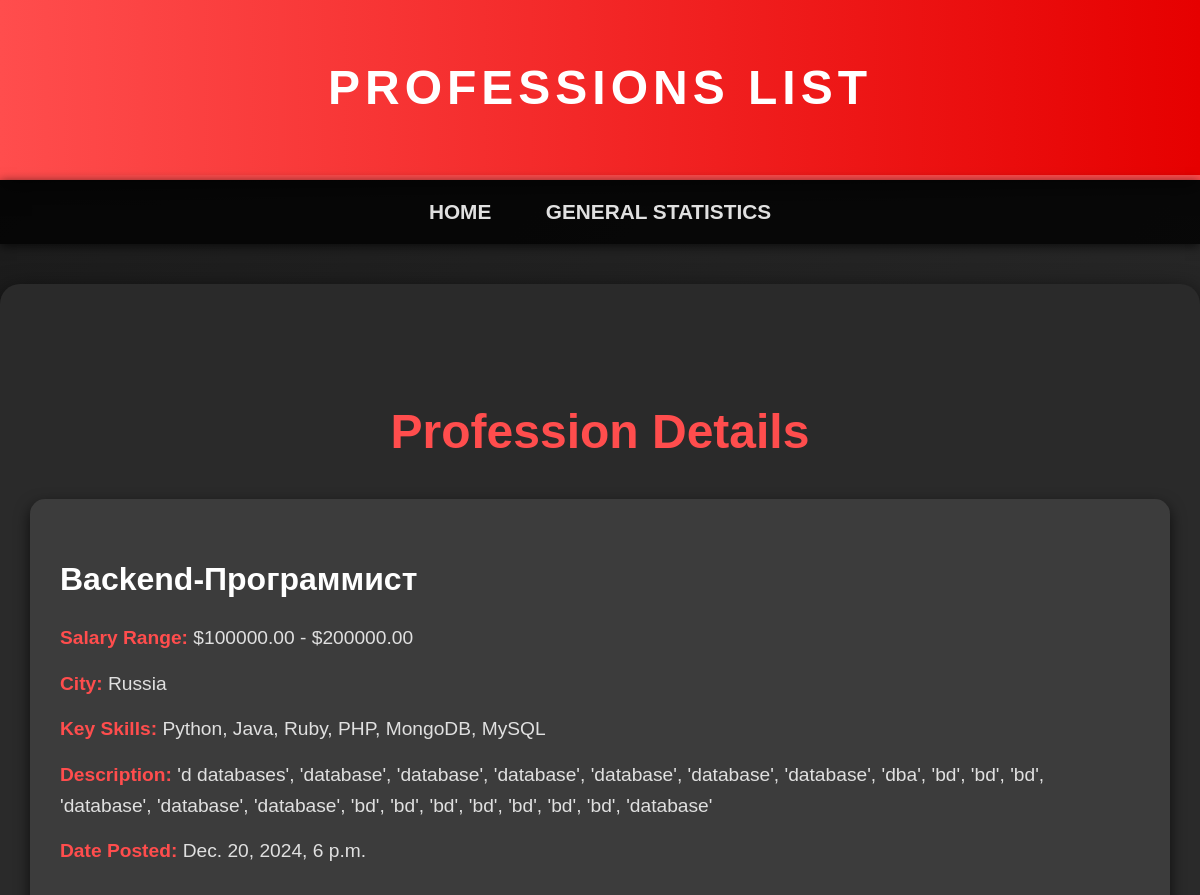
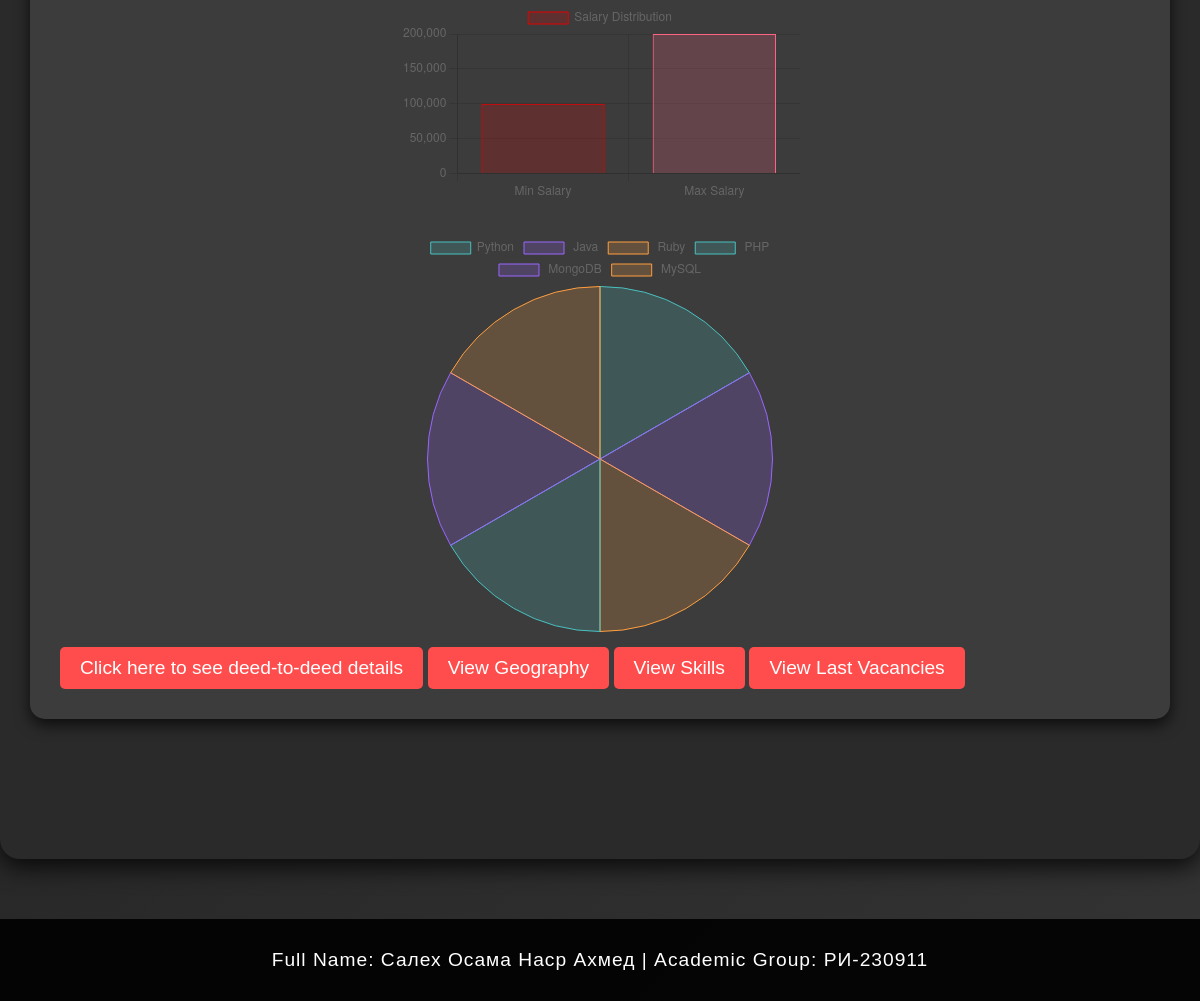
The app's page /profession/ with its own data (2 pictures, top to bottom).
### profession/models.py (models this page shows, shortened)
class Profession(models.Model):
    title = models.CharField(max_length=255)
    salary_from = models.DecimalField(max_digits=10, decimal_places=2)
    salary_to = models.DecimalField(max_digits=10, decimal_places=2)
    city = models.CharField(max_length=255)
    key_skills = models.CharField(max_length=255)
    description = models.TextField()
    date_posted = models.DateTimeField()

### profession/views.py (the view)
# urls.py: path('profession/', views.profession_list, name='profession_list'),  # Add this line
def profession_list(request):
    professions = Profession.objects.all()
    return render(request, 'profession/profession_list.html', {'professions': professions})

### profession/templates/profession/profession_list.html (shortened to what this page needs)
<!DOCTYPE html>
<html lang="en">
<head>
</head>
<body>
    <header>
        <h1>Professions List</h1>
    </header>
    <nav>
        <ul>
            <li><a href="{% url 'profession_list' %}">Home</a></li>
            <li><a href="{% url 'general_statistics' %}">General Statistics</a></li>
        </ul>
    </nav>
    <main>
        <h2>Profession Details</h2>
        {% for profession in professions %}
        <div class="profession">
            <h3>{{ profession.title }}</h3>
            <p><strong>Salary Range:</strong> ${{ profession.salary_from }} - ${{ profession.salary_to }}</p>
            <p><strong>City:</strong> {{ profession.city }}</p>
            <p><strong>Key Skills:</strong> {{ profession.key_skills }}</p>
            <p><strong>Description:</strong> {{ profession.description }}</p>
            <p><strong>Date Posted:</strong> {{ profession.date_posted }}</p>
            <canvas id="salaryChart-{{ profession.id }}" width="400" height="200"></canvas>
            <script>
                var ctx = document.getElementById('salaryChart-{{ profession.id }}').getContext('2d');
                var salaryChart = new Chart(ctx, {
                    type: 'bar',
                    data: {
                        labels: ['Min Salary', 'Max Salary'],
                        datasets: [{
                            label: 'Salary Distribution',
                            data: [{{ profession.salary_from }}, {{ profession.salary_to }}],
                            backgroundColor: ['rgba(230, 0, 0, 0.2)', 'rgba(255, 99, 132, 0.2)'],
                            borderColor: ['rgba(230, 0, 0, 1)', 'rgba(255, 99, 132, 1)'],
                            borderWidth: 1
                        }]
                    },
                    options: {
                        scales: {
                            y: {
                                beginAtZero: true
                            }
                        }
                    }
                });
            </script>
            <canvas id="skillsChart-{{ profession.id }}" width="400" height="200"></canvas>
            <script>
                var skills = "{{ profession.key_skills }}".split(',');  // Split key_skills string into an array
                var skillCount = skills.length;
                var skillsData = new Array(skillCount).fill(100 / skillCount);  // Simple example: distribute equally
                var ctx = document.getElementById('skillsChart-{{ profession.id }}').getContext('2d');
                var skillsChart = new Chart (ctx, {
                    type: 'pie',
                    data: {
                        labels: skills,  // Use dynamic skills
                        datasets: [{
                            label: 'Key Skills Distribution',
                            data: skillsData,  // Use dynamic data
                            backgroundColor: ['rgba(75, 192, 192, 0.2)', 'rgba(153, 102, 255, 0.2)', 'rgba(255, 159, 64, 0.2)'],
                            borderColor: ['rgba(75, 192, 192, 1)', 'rgba(153, 102, 255, 1)', 'rgba(255, 159, 64, 1)'],
                            borderWidth: 1
                        }]
                    },
                    options: {
                        responsive: true
                    }
                });
            </script>
            <a href="{% url 'deed_to_deed' profession.id %}" class="button">Click here to see deed-to-deed details</a>
            <a href="{% url 'geography' profession.id %}" class="button">View Geography</a>
            <a href="{% url 'skills_view' profession.id %}" class="button">View Skills</a>
            <a href="{% url 'last_vacancies' profession.id %}" class="button">View Last Vacancies</a>
        </div>
        {% endfor %}
    </main>
    <footer>
        <p>Full Name: Салех Осама Наср Ахмед | Academic Group: РИ-230911</p>
    </footer>
</body>
</html>

### profession/templates/profession/profession_list.html (style rules this page uses)
body { font-family: 'Arial', sans-serif; margin: 0; padding: 0; background: linear-gradient(135deg, #1a1a1a, #333); color: #e0e0e0; }
header { background: linear-gradient(90deg, #ff4d4d, #e60000); color: #fff; text-align: center; padding: 60px 20px; box-shadow: 0 6px 20px rgba(0, 0, 0, 0.6); letter-spacing: 2px; border-bottom: 5px solid #ff4d4d; }
header h1 { margin: 0; font-size: 3rem; text-transform: uppercase; letter-spacing: 5px; }
nav { background-color: rgba(0, 0, 0, 0.8); padding: 20px 0; box-shadow: 0 2px 10px rgba(0, 0, 0, 0.7); }
nav ul { list-style: none; padding: 0; text-align: center; margin: 0; }
nav ul li { display: inline-block; margin: 0 25px; }
nav ul li a { color: #e0e0e0; text-decoration: none; font-size: 1.3rem; font-weight: 600; text-transform: uppercase; transition: color 0.3s ease, transform 0.3s ease; }
main { padding: 80px 30px; background-color: #2a2a2a; margin: 40px auto; max-width: 1200px; border-radius: 20px; box-shadow: 0 8px 25px rgba(0, 0, 0, 0.8); }
main h2 { text-align: center; color: #ff4d4d; font-size: 3rem; margin-bottom: 40px; }
.profession { margin-bottom: 60px; padding: 30px; background-color: #3c3c3c; border-radius: 15px; box-shadow: 0 6px 15px rgba(0, 0, 0, 0.7); transition: transform 0.3s ease, box-shadow 0.3s ease; }
.profession h3 { color: #fff; font-size: 2rem; margin-bottom: 25px; font-weight: 700; text-transform: capitalize; }
.profession p { margin: 15px 0; font-size: 1.2rem; line-height: 1.6; }
.profession strong { color: #ff4d4d; }
.profession canvas { margin-top: 30px; display: block; margin-left: auto; margin-right: auto; }
.button { display: inline-block; margin-top: 15px; padding: 10px 20px; font-size: 1.2rem; color: #fff; background-color: #ff4d4d; border: none; border-radius: 5px; text-decoration: none; text-align: center; font-weight: 500; transition: background-color 0.3s ease, transform 0.3s ease; }
footer { background-color: rgba(0, 0, 0, 0.9); color: #fff; text-align: center; padding: 30px 20px; margin-top: 60px; font-size: 1.2rem; letter-spacing: 1px; }
footer p { margin: 0; }

### records on screen
Profession: title "Backend-Программист", salary_from "100000.00", salary_to "200000.00", city "Russia", key_skills "Python, Java, Ruby, PHP, MongoDB, MySQL", description "'d databases', 'database', 'database', 'database', 'database', 'database', 'database', 'dba', 'bd', 'bd', 'bd', 'database', 'database', 'database', 'bd', 'bd', 'bd', 'bd', 'bd', 'bd', 'bd', 'database'", date_posted "Dec. 20, 2024, 6 p.m."

### other values on screen
chart data {{ profession.salary_from }} 100000.00
chart data {{ profession.salary_to }} 200000.00
